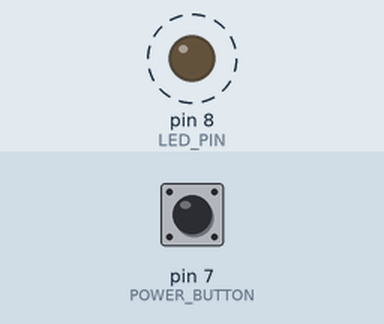
Bench run of a sketch on a simulated Arduino Uno, built with avr-gcc and run on an emulated ATmega328P. Parts: output pins drawn as LEDs (lit = HIGH). Dashed ring = blinking. The inputs (shaded band) are chosen by the test bench; at power-on: pin 7 (POWER_BUTTON) HIGH. Pins used as bus, display or sensor lines are not drawn; what the sketch prints to the serial monitor is not drawn.

Above: at 0.2 s.
Timing chart, 0 to 3.0 s (numbered marks = the images above):
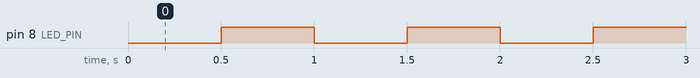

Measured:
- by itself, pin 8 (LED_PIN): alternates HIGH for 0.50 s and LOW for 0.50 s, 41 changes in all, then stays HIGH

The sketch:

arduino_code.ino
```cpp
#include <TimerOne.h>
#include <Bounce.h>
#include "arduino_code.h"


volatile states state;
const int LED_PIN  = 8;
const int POWER_BUTTON = 7; //low when power button pressed
const int RPI_POWER_PIN = 12;  //set this high to switch optocoupler and turn rpi on/off

unsigned long start_time = 0;
volatile int ledState = LOW;
Bounce power_button = Bounce(POWER_BUTTON, 50);

void setup() {
  Serial.begin(9600);
  state = powering_up;
  pinMode(LED_PIN, OUTPUT);
  pinMode(RPI_POWER_PIN, OUTPUT);
  pinMode(POWER_BUTTON, INPUT_PULLUP);
  digitalWrite(RPI_POWER_PIN, HIGH);
  Timer1.initialize(500000);
  Timer1.attachInterrupt(blinkLED);
}

void loop() {
  power_button.update();
  Serial.print("power button: ");
  Serial.print(power_button.read());
  Serial.print(" state: ");
  Serial.println(state);
  if (state == powering_up && millis() - start_time > 20000) {
    state = on;
  } else if (state == powering_down && millis() - start_time > 15000) {
    state = off;
  } else if (!power_button.read() && power_button.duration() > 1500 && state == on) {
    state = powering_down;
    start_time = millis();
    pulse_rpi();
  } else if (!power_button.read() && power_button.duration() > 1500 && state == off) {
    state = powering_up;
    start_time = millis();
    pulse_rpi();
  }
}

void blinkLED(void)
{
  if (ledState == LOW) {
    ledState = HIGH;
  } else {
    ledState = LOW;
  }
  if (state == powering_up || state == powering_down) {
    digitalWrite(LED_PIN, ledState);
  } else if (state == on) {
    digitalWrite(LED_PIN, HIGH);
  } else {
    digitalWrite(LED_PIN, LOW);
  }
}

void pulse_rpi(void) {
  // pulse raspi on pin
  digitalWrite(RPI_POWER_PIN, LOW);
  delay(500);
  digitalWrite(RPI_POWER_PIN, HIGH);
}
```

arduino_code.h
```cpp
typedef enum states {
  off,
  powering_up,
  powering_down,
  on
};
```
